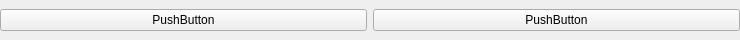
<?xml version="1.0" encoding="UTF-8"?>
<ui version="4.0">
 <class>Form</class>
 <widget class="QWidget" name="Form">
  <property name="geometry">
   <rect>
    <x>0</x>
    <y>0</y>
    <width>740</width>
    <height>40</height>
   </rect>
  </property>
  <property name="windowTitle">
   <string>Form</string>
  </property>
  <widget class="QWidget" name="horizontalWidget" native="true">
   <property name="geometry">
    <rect>
     <x>0</x>
     <y>0</y>
     <width>740</width>
     <height>40</height>
    </rect>
   </property>
   <layout class="QHBoxLayout" name="horizontalLayout">
    <item>
     <widget class="QPushButton" name="pushButton_2">
      <property name="text">
       <string>PushButton</string>
      </property>
     </widget>
    </item>
    <item>
     <widget class="QPushButton" name="pushButton">
      <property name="text">
       <string>PushButton</string>
      </property>
     </widget>
    </item>
   </layout>
  </widget>
 </widget>
 <resources/>
 <connections/>
</ui>
